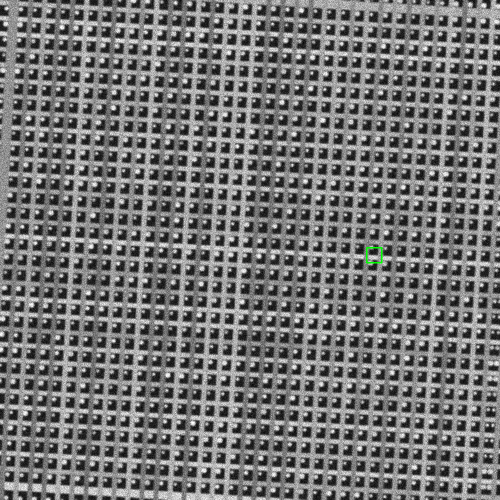
#> input picture validation/phase6/structural_verification/visualizations/DRAM_00001_verification.png, 1000 x 1000 px (shown at 1/2 size)
$ python -i automated_eda.py   (imports and definitions only)   (older library calls are emulated)
#> lines starting #> are read from the running program, lines starting #| are printed output that depends on the picture
"""
MICRONYX Phase 4A
Automated EDA and Scene Characterization

Usage
-----
From the repository root:

    python scripts/automated_eda.py --dataset dataset_v1

For a canonical-renderer smoke test:

    python scripts/automated_eda.py --canonical-synthetic

Outputs
-------
validation/phase4/automated_eda/
    automated_eda_results.csv
    automated_eda_summary.json
    automated_eda_report.md

Design rules
------------
- EDA never reads target_x/target_y for image features.
- The canonical renderer is used for the synthetic smoke test.
- Thresholds below are descriptive labels only, not model-selection rules.
- All numeric descriptors are deterministic for deterministic input images.
"""

from __future__ import annotations

import argparse
import csv
import json
import sys
from pathlib import Path

import cv2
import numpy as np


ROOT = Path(__file__).resolve().parents[1]
SCRIPT_DIR = ROOT / "scripts"
DEFAULT_OUT = ROOT / "validation" / "phase4" / "automated_eda"
EPS = 1e-12

sys.path.insert(0, str(SCRIPT_DIR))


def finite_float(value: float) -> float:
    value = float(value)

    if not np.isfinite(value):
        raise ValueError(f"Non-finite EDA value: {value}")

    return value


# ---------------------------------------------------------------------------
# Intensity
# ---------------------------------------------------------------------------

def intensity_features(image: np.ndarray) -> dict:
    x = image.astype(np.float64) / 255.0

    return {
        "mean": finite_float(np.mean(x)),
        "std": finite_float(np.std(x)),
        "min": finite_float(np.min(x)),
        "max": finite_float(np.max(x)),
        "p01": finite_float(np.percentile(x, 1)),
        "p05": finite_float(np.percentile(x, 5)),
        "p25": finite_float(np.percentile(x, 25)),
        "median": finite_float(np.median(x)),
        "p75": finite_float(np.percentile(x, 75)),
        "p95": finite_float(np.percentile(x, 95)),
        "p99": finite_float(np.percentile(x, 99)),
    }


# ---------------------------------------------------------------------------
# Contrast
# ---------------------------------------------------------------------------

def contrast_features(image: np.ndarray) -> dict:
    x = image.astype(np.float64) / 255.0
    mean = np.mean(x)

    return {
        "global_contrast": finite_float(np.std(x)),
        "dynamic_range": finite_float(np.max(x) - np.min(x)),
        "coefficient_of_variation": finite_float(
            np.std(x) / (abs(mean) + EPS)
        ),
    }


# ---------------------------------------------------------------------------
# Gradient
# ---------------------------------------------------------------------------

def gradient_features(image: np.ndarray) -> dict:
    x = image.astype(np.float32) / 255.0

    gx = cv2.Sobel(x, cv2.CV_32F, 1, 0, ksize=3)
    gy = cv2.Sobel(x, cv2.CV_32F, 0, 1, ksize=3)

    magnitude = np.hypot(gx, gy)

    return {
        "gradient_mean": finite_float(np.mean(magnitude)),
        "gradient_std": finite_float(np.std(magnitude)),
        "gradient_p95": finite_float(np.percentile(magnitude, 95)),
        "gradient_max": finite_float(np.max(magnitude)),
    }


# ---------------------------------------------------------------------------
# Edges
# ---------------------------------------------------------------------------

def edge_features(image: np.ndarray) -> dict:
    edges = cv2.Canny(image, 50, 150)

    count = int(np.count_nonzero(edges))

    return {
        "edge_density": finite_float(count / edges.size),
        "edge_pixels": count,
    }


# ---------------------------------------------------------------------------
# Laplacian
# ---------------------------------------------------------------------------

def laplacian_features(image: np.ndarray) -> dict:
    x = image.astype(np.float32) / 255.0

    lap = cv2.Laplacian(
        x,
        cv2.CV_32F,
        ksize=3,
    )

    return {
        "laplacian_std": finite_float(np.std(lap)),
        "laplacian_energy": finite_float(np.mean(lap * lap)),
    }


# ---------------------------------------------------------------------------
# Frequency domain
# ---------------------------------------------------------------------------

def frequency_features(image: np.ndarray) -> dict:
    x = image.astype(np.float64)
    x -= np.mean(x)

    spectrum = np.fft.fftshift(
        np.fft.fft2(x)
    )

    power = np.abs(spectrum) ** 2

    h, w = power.shape

    cy = h // 2
    cx = w // 2

    dc_free = power.copy()

    dc_free[
        max(0, cy - 1):cy + 2,
        max(0, cx - 1):cx + 2,
    ] = 0.0

    total = float(np.sum(power)) + EPS
    non_dc = float(np.sum(dc_free)) + EPS

    yy, xx = np.indices(power.shape)

    radius = np.hypot(
        yy - cy,
        xx - cx,
    )

    rmax = float(np.max(radius))

    low = radius <= 0.15 * rmax

    mid = (
        (radius > 0.15 * rmax)
        & (radius <= 0.40 * rmax)
    )

    high = radius > 0.40 * rmax

    p = dc_free / non_dc
    p = p[p > EPS]

    entropy = -np.sum(
        p * np.log2(p)
    )

    entropy /= max(
        np.log2(len(p)),
        1.0,
    )

    return {
        "fft_non_dc_energy": finite_float(non_dc),
        "fft_low_ratio": finite_float(
            np.sum(power[low]) / total
        ),
        "fft_mid_ratio": finite_float(
            np.sum(power[mid]) / total
        ),
        "fft_high_ratio": finite_float(
            np.sum(power[high]) / total
        ),
        "spectral_entropy": finite_float(entropy),
    }


# ---------------------------------------------------------------------------
# Autocorrelation
# ---------------------------------------------------------------------------

def _autocorrelation_1d(
    signal: np.ndarray,
) -> np.ndarray:

    signal = np.asarray(
        signal,
        dtype=np.float64,
    )

    signal -= np.mean(signal)

    n = signal.size

    padded = np.zeros(
        2 * n,
        dtype=np.float64,
    )

    padded[:n] = signal

    fft = np.fft.rfft(padded)

    ac = np.fft.irfft(
        fft * np.conjugate(fft),
        n=2 * n,
    )[:n]

    if ac[0] <= EPS:
        return np.zeros(
            n,
            dtype=np.float64,
        )

    return ac / ac[0]


def autocorrelation_features(
    image: np.ndarray,
) -> dict:

    x = image.astype(np.float64)

    x -= np.mean(x)

    row_indices = np.linspace(
        0,
        x.shape[0] - 1,
        min(64, x.shape[0]),
        dtype=int,
    )

    col_indices = np.linspace(
        0,
        x.shape[1] - 1,
        min(64, x.shape[1]),
        dtype=int,
    )

    row_acs = [
        _autocorrelation_1d(x[i, :])
        for i in row_indices
    ]

    col_acs = [
        _autocorrelation_1d(x[:, j])
        for j in col_indices
    ]

    ac_x = np.mean(
        row_acs,
        axis=0,
    )

    ac_y = np.mean(
        col_acs,
        axis=0,
    )

    limit_x = min(
        200,
        len(ac_x) - 1,
    )

    limit_y = min(
        200,
        len(ac_y) - 1,
    )

    ac_x = ac_x[
        1:limit_x + 1
    ]

    ac_y = ac_y[
        1:limit_y + 1
    ]

    def first_below_half(
        ac: np.ndarray,
    ) -> float:

        hits = np.flatnonzero(
            ac < 0.5
        )

        if len(hits):
            return float(hits[0] + 1)

        return float(len(ac))

    def peak_lag(
        ac: np.ndarray,
    ) -> float:

        if len(ac) == 0:
            return 0.0

        return float(
            np.argmax(ac) + 1
        )

    return {
        "autocorr_x_max": finite_float(
            np.max(ac_x)
        ),
        "autocorr_y_max": finite_float(
            np.max(ac_y)
        ),
        "autocorr_x_mean": finite_float(
            np.mean(ac_x)
        ),
        "autocorr_y_mean": finite_float(
            np.mean(ac_y)
        ),
        "correlation_length_x_px": finite_float(
            first_below_half(ac_x)
        ),
        "correlation_length_y_px": finite_float(
            first_below_half(ac_y)
        ),
        "dominant_period_x_px": finite_float(
            peak_lag(ac_x)
        ),
        "dominant_period_y_px": finite_float(
            peak_lag(ac_y)
        ),
        "periodicity_indicator": finite_float(
            max(
                np.max(ac_x),
                np.max(ac_y),
            )
        ),
    }


# ---------------------------------------------------------------------------
# Local texture
# ---------------------------------------------------------------------------

def texture_features(image: np.ndarray) -> dict:
    x = image.astype(np.float32) / 255.0

    mean = cv2.GaussianBlur(
        x,
        (0, 0),
        3.0,
    )

    sq_mean = cv2.GaussianBlur(
        x * x,
        (0, 0),
        3.0,
    )

    local_var = np.maximum(
        sq_mean - mean * mean,
        0.0,
    )

    local_std = np.sqrt(
        local_var
    )

    return {
        "local_std_mean": finite_float(
            np.mean(local_std)
        ),
        "local_std_std": finite_float(
            np.std(local_std)
        ),
        "local_std_p95": finite_float(
            np.percentile(local_std, 95)
        ),
    }


# ---------------------------------------------------------------------------
# Noise proxy
# ---------------------------------------------------------------------------

def noise_proxy_features(
    image: np.ndarray,
) -> dict:

    """
    High-frequency residual after Gaussian smoothing.

    This is explicitly a proxy.

    It is NOT automatically sensor noise because edges, texture,
    aliasing and other structures also contribute to the residual.
    """

    x = image.astype(
        np.float32
    ) / 255.0

    smooth = cv2.GaussianBlur(
        x,
        (0, 0),
        1.0,
    )

    residual = x - smooth

    return {
        "highpass_residual_std": finite_float(
            np.std(residual)
        ),
        "highpass_residual_mad": finite_float(
            np.median(
                np.abs(
                    residual
                    - np.median(residual)
                )
            )
        ),
    }


# ---------------------------------------------------------------------------
# Classification
# ---------------------------------------------------------------------------

def classify(features: dict) -> dict:
    """
    Descriptive labels only.

    These labels must not become Phase 5 model-selection rules without
    held-out validation.
    """

    periodicity = features[
        "periodicity_indicator"
    ]

    entropy = features[
        "spectral_entropy"
    ]

    edge_density = features[
        "edge_density"
    ]

    high_frequency = features[
        "fft_high_ratio"
    ]

    contrast = features[
        "global_contrast"
    ]

    if periodicity >= 0.65:
        structure = "strongly_periodic"
    elif periodicity >= 0.35:
        structure = "structured"
    else:
        structure = "weakly_periodic_or_aperiodic"

    if entropy >= 0.75:
        spectrum = "broadband"
    elif entropy >= 0.45:
        spectrum = "mixed_frequency"
    else:
        spectrum = "concentrated_frequency"

    if edge_density >= 0.15:
        edge_class = "edge_dense"
    elif edge_density >= 0.05:
        edge_class = "moderate_edges"
    else:
        edge_class = "edge_sparse"

    texture = (
        "high_frequency"
        if high_frequency >= 0.25
        else "low_or_mid_frequency"
    )

    if contrast >= 0.20:
        contrast_class = "high_contrast"
    elif contrast >= 0.08:
        contrast_class = "moderate_contrast"
    else:
        contrast_class = "low_contrast"

    return {
        "structure_class": structure,
        "spectral_class": spectrum,
        "edge_class": edge_class,
        "texture_class": texture,
        "contrast_class": contrast_class,
    }


# ---------------------------------------------------------------------------
# Main image analysis
# ---------------------------------------------------------------------------

def analyze_image(
    image: np.ndarray,
) -> dict:

    if image.ndim != 2:
        raise ValueError(
            f"Expected grayscale image, got {image.shape}"
        )

    if image.dtype != np.uint8:
        image = np.clip(
            image,
            0,
            255,
        ).astype(np.uint8)

    features = {}

    features.update(
        intensity_features(image)
    )

    features.update(
        contrast_features(image)
    )

    features.update(
        gradient_features(image)
    )

    features.update(
        edge_features(image)
    )

    features.update(
        laplacian_features(image)
    )

    features.update(
        frequency_features(image)
    )

    features.update(
        autocorrelation_features(image)
    )

    features.update(
        texture_features(image)
    )

    features.update(
        noise_proxy_features(image)
    )

    features.update(
        classify(features)
    )

    return features


# ---------------------------------------------------------------------------
# Sampling metadata
# ---------------------------------------------------------------------------

# [724 lines left out: functions estimate_sampling, load_manifest, locate_pair_dir, find_image, analyze_dataset, canonical_rows and 5 more, not called in this run]


# [2 lines not run here, left out]

>>> import cv2
>>> picture = cv2.imread('../validation/phase6/structural_verification/visualizations/DRAM_00001_verification.png', cv2.IMREAD_GRAYSCALE)
#> picture: shape (1000, 1000); min 0, max 255, mean 116.8
>>> result = analyze_image(picture)
#> in finite_float, `value = float(value)`: value = 0.458
#> in gradient_features, `magnitude = np.hypot(gx, gy)`:
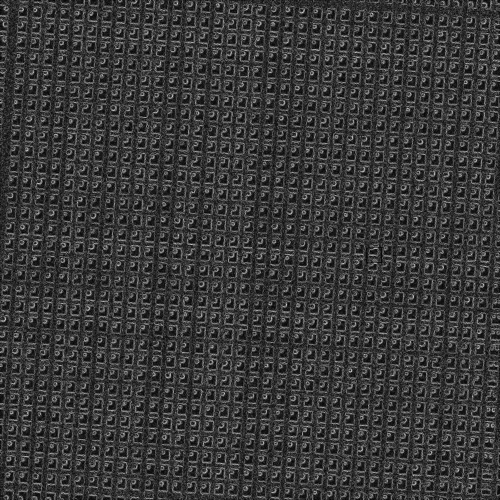
#> magnitude: shape (1000, 1000) float32 (shown at 1/2 size); min 0, max 2.87, mean 0.652; drawn with min black and max white
#> in edge_features, `edges = cv2.Canny(image, 50, 150)`:
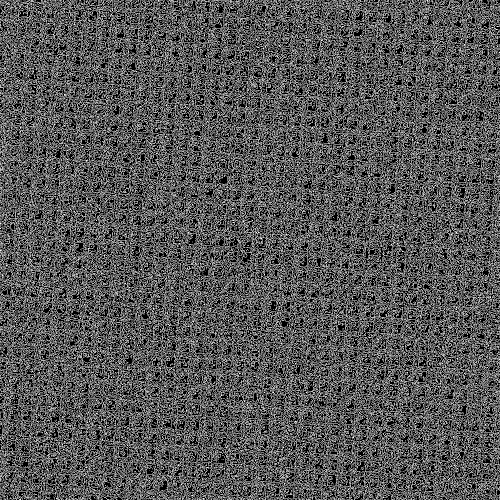
#> edges: shape (1000, 1000) (shown at 1/2 size); 33.8% white in thin lines or dots
#> in edge_features, `count = int(np.count_nonzero(edges))`: count = 337560
#> in laplacian_features, `lap = cv2.Laplacian( x, cv2.CV_32F, ksize=3, )`:
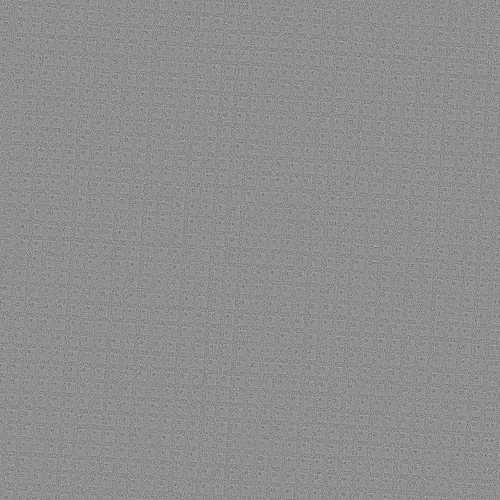
#> lap: shape (1000, 1000) float32 (shown at 1/2 size); min -5.24, max 4.12, mean -7.47e-06; drawn with min black and max white
#> in frequency_features, `dc_free[ max(0, cy - 1):cy + 2, max(0, cx - 1):cx + 2, ] = 0.0`: dc_free: shape (1000, 1000) float64; min 0, max 3.42e+14, mean 3.82e+09
#> in frequency_features, `total = float(np.sum(power)) + EPS`: total = 3.82e+15
#> in frequency_features, `entropy = -np.sum( p * np.log2(p) )`: entropy = 10.06
#> in frequency_features, `entropy /= max( np.log2(len(p)), 1.0, )`: entropy = 0.505
#> in _autocorrelation_1d, `signal = np.asarray( signal, dtype=np.float64, )`: signal = 1000 values, max 138.2 at index 267, min -116.8 at index 104, mean -0.826
#> in _autocorrelation_1d, `signal -= np.mean(signal)`: signal = 1000 values, max 139 at index 267, min -116 at index 104, mean -5.46e-15
#> in autocorrelation_features, `row_acs = [ _autocorrelation_1d(x[i, :]) for i in row_indices ]`: row_acs = 64 items
#> in autocorrelation_features, `ac_x = np.mean( row_acs, axis=0, )`: ac_x = 1000 values, max 1 at index 0, min -0.263 at index 159, mean 0.0005
#> in autocorrelation_features, `ac_y = np.mean( col_acs, axis=0, )`: ac_y = 1000 values, max 1 at index 0, min -0.274 at index 166, mean 0.0005
#> in autocorrelation_features, `limit_x = min( 200, len(ac_x) - 1, )`: limit_x = 200
#> in autocorrelation_features, `ac_x = ac_x[ 1:limit_x + 1 ]`: ac_x = 200 values, max 0.807 at index 0, min -0.263 at index 158, mean 0.0503
#> in autocorrelation_features, `ac_y = ac_y[ 1:limit_y + 1 ]`: ac_y = 200 values, max 0.798 at index 0, min -0.274 at index 165, mean 0.0357
#> in first_below_half, `hits = np.flatnonzero( ac < 0.5 )`: hits = 189 values from 4 to 199
#> in texture_features, `sq_mean = cv2.GaussianBlur( x * x, (0, 0), 3.0, )`:
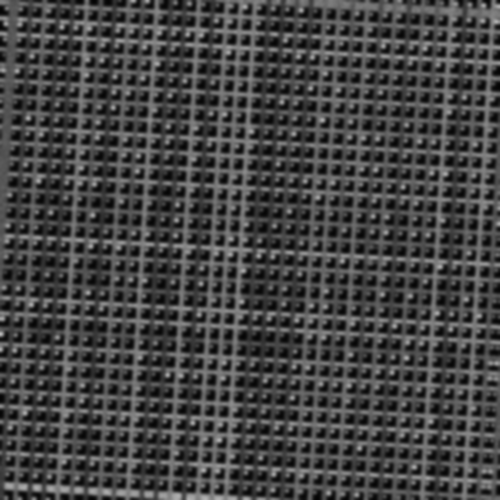
#> sq_mean: shape (1000, 1000) float32 (shown at 1/2 size); min 0.0153, max 0.739, mean 0.269
#> in texture_features, `local_var = np.maximum( sq_mean - mean * mean, 0.0, )`:
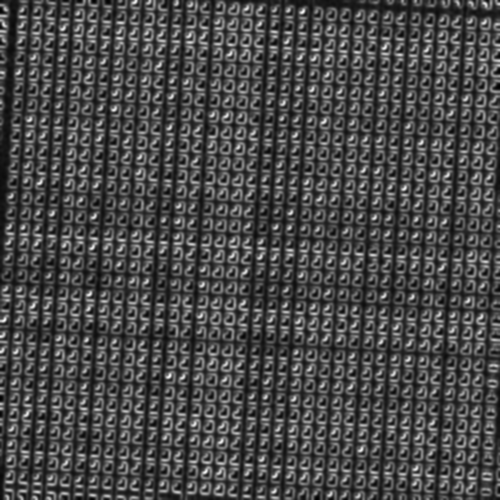
#> local_var: shape (1000, 1000) float32 (shown at 1/2 size); min 0.00362, max 0.114, mean 0.0353; drawn with min black and max white
#> in texture_features, `local_std = np.sqrt( local_var )`:
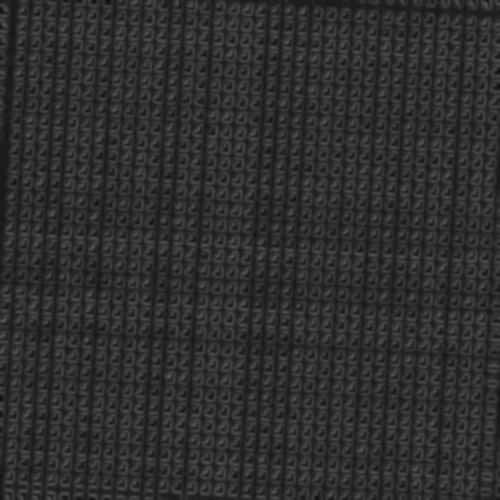
#> local_std: shape (1000, 1000) float32 (shown at 1/2 size); min 0.0602, max 0.337, mean 0.183
#> in noise_proxy_features, `residual = x - smooth`:
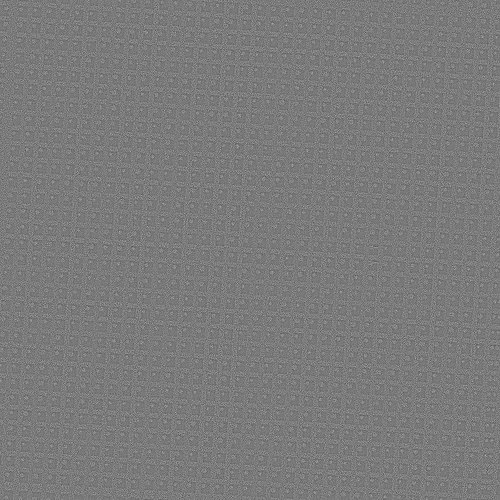
#> residual: shape (1000, 1000) float32 (shown at 1/2 size); min -0.432, max 0.462, mean -6.18e-07; drawn with min black and max white
#> in classify, `periodicity = features[ "periodicity_indicator" ]`: periodicity = 0.807
#> in classify, `entropy = features[ "spectral_entropy" ]`: entropy = 0.505
#> in classify, `edge_density = features[ "edge_density" ]`: edge_density = 0.338
#> in classify, `high_frequency = features[ "fft_high_ratio" ]`: high_frequency = 0.126
#> in classify, `contrast = features[ "global_contrast" ]`: contrast = 0.242
#> in classify, `texture = ( "high_frequency" if high_frequency >= 0.25 else "low_or_mi..`: texture = 'low_or_mid_frequency'
#> result = 46 items
